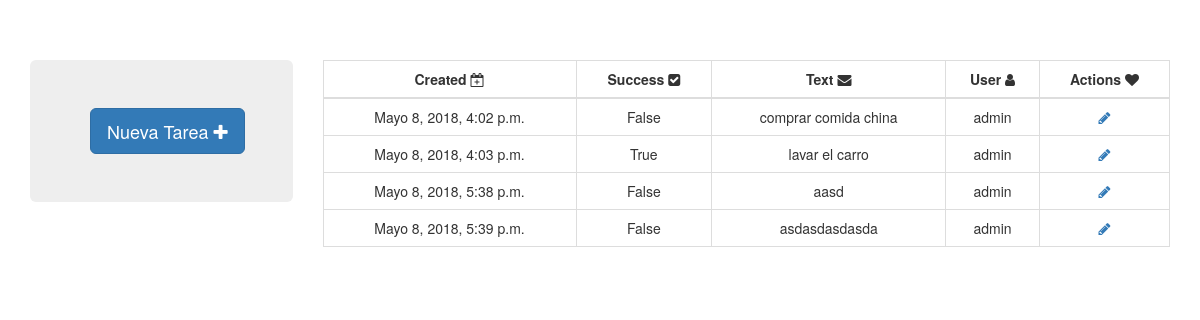
The page / on the database its author committed.
### app/models.py (models this page shows)
class Task(models.Model):
	created = models.DateTimeField(auto_now_add=True)
	success = models.BooleanField(default=False)
	text = models.TextField()
	user = models.ForeignKey(
		User,
		on_delete=models.CASCADE
	)
	class Meta:
		verbose_name = 'Task'
		verbose_name_plural = 'Tasks'

### app/views.py (the view)
# urls.py: path('', views.InicioView.as_view()),
class InicioView(ListView):
	template_name = 'index.html'
	model = models.Task

### app/templates/index.html
{% extends 'base.html' %}
{% block main %}
<div class="container pull-bottom">
		<div class="row">
			<div class="col-md-3">
				<div class="jumbotron">
					<a href="{% url 'new_task' %}" class="btn btn-primary btn-lg">
						Nueva Tarea <i class="fa fa-plus"></i>
					</a>
				</div>
			</div>
			<div class="col-md-9">
				<table class="table table-hover table-responsive table-stripped table-bordered">
					<thead>
						<tr>
							<th class="text-center">
								Created <i class="fa fa-calendar-plus-o"></i>
							</th>
							<th class="text-center">
								Success <i class="fa fa-check-square" aria-hidden="true"></i>
							</th>
							<th class="text-center">
								Text <i class="fa fa-envelope" aria-hidden="true"></i>
							</th>
							<th class="text-center">
								User <i class="fa fa-user"></i>
							</th>
							<th class="text-center">
								Actions <i class="fa fa-heart"></i>
							</th>
						</tr>
					</thead>
					<tbody>
						{% for task in object_list %}
						<tr>
							<td class="text-center">
								{{ task.created }}
							</td>
							<td class="text-center">
								{{ task.success }}
							</td>
							<td class="text-center">
								{{ task.text }}
							</td>
							<td class="text-center">
								{{ task.user }}
							</td>
							<td class="text-center">
								<a href="">
									<i class="fa fa-pencil"></i>
								</a>
							</td>
						</tr>
						{% endfor %}
					</tbody>
				</table>
			</div>
		</div>
	</div>
{% endblock %}

### app/templates/base.html (shortened to what this page needs)
<!DOCTYPE html>
<html lang="en">
<head>
	<link rel="stylesheet" href="https://maxcdn.bootstrapcdn.com/bootstrap/3.3.5/css/bootstrap.min.css">
	<link href="https://stackpath.bootstrapcdn.com/font-awesome/4.7.0/css/font-awesome.min.css" rel="stylesheet">
</head>
<body>
	{% block main %}
	{% endblock %}
</body>
</html>

### app/templates/base.html (style rules this page uses)
.pull-bottom { margin-top: 5%; }

### rows shown on the page
Task: created "Mayo 8, 2018, 4:02 p.m.", success "False", text "comprar comida china", user "admin"
Task: created "Mayo 8, 2018, 4:03 p.m.", success "True", text "lavar el carro", user "admin"
Task: created "Mayo 8, 2018, 5:38 p.m.", success "False", text "aasd", user "admin"
Task: created "Mayo 8, 2018, 5:39 p.m.", success "False", text "asdasdasdasda", user "admin"
